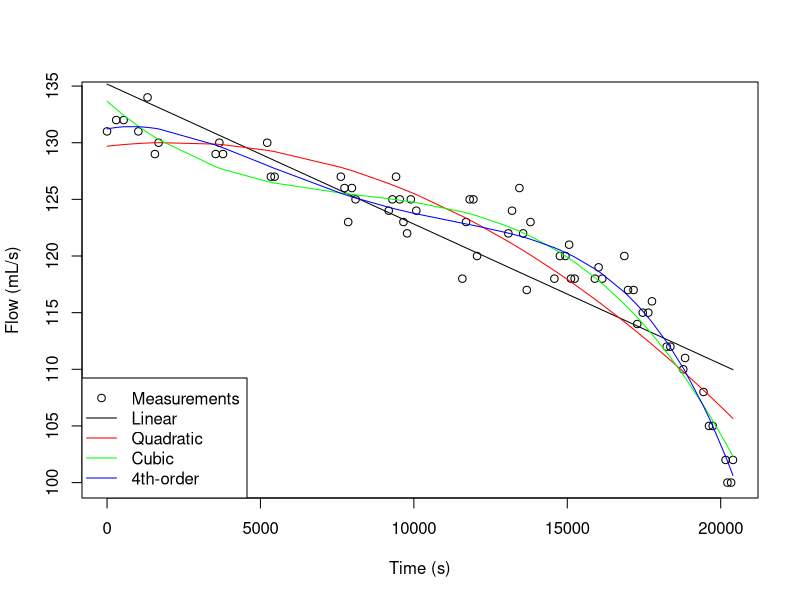

This figure's R source:
# flows in ml/s: 
flow <- c(131, 132, 132, 131, 134, 129, 130, 129, 130, 129, 130, 127, 127, 127, 126, 123, 126, 125, 124, 125, 127, 125, 123, 122, 125, 124, 118, 123, 125, 125, 120, 122, 124, 126, 122, 117, 123, 118, 120, 120, 121, 118, 118, 118, 119, 118, 120, 117, 117, 114, 115, 115, 116, 112, 112, 110, 111, 108, 105, 105, 102, 100, 100, 102)

# times in fractional hrs of day:  
time <- c(12.13333, 12.21667, 12.28333, 12.41667, 12.5, 12.56667, 12.6, 13.11667, 13.15, 13.18333, 13.58333, 13.61667, 13.65, 14.25, 14.28333, 14.31667, 14.35, 14.38333, 14.68333, 14.71667, 14.75, 14.78333, 14.81667, 14.85, 14.88333, 14.93333, 15.35, 15.38333, 15.41667, 15.45, 15.48333, 15.76667, 15.8, 15.86667, 15.9, 15.93333, 15.96667, 16.18333, 16.23333, 16.28333, 16.31667, 16.33333, 16.36667, 16.55, 16.58333, 16.61667, 16.81667, 16.85, 16.9, 16.93333, 16.98333, 17.03333, 17.06667, 17.2, 17.23333, 17.35, 17.36667, 17.53333, 17.58333, 17.61667, 17.73333, 17.75, 17.78333, 17.8)

#flow start time:
t_0 <- 11.59166667

#time at which flume was drained to top of test-array holding basin
t_b <- 16.96666667

#time at which basin was drained
t_f <- 17.825

#polynomial model fits:
fits <- lapply(1:4, function(x) {lm(flow ~ poly(time, x, raw = TRUE))})

#finite integral calculator
poly_fin_integr <- function(model,lim1,lim2) {
  sum(coefficients(model)/(1:length(coefficients(model)))*
        lim2^(1:length(coefficients(model))))-
  sum(coefficients(model)/(1:length(coefficients(model)))*
        lim1^(1:length(coefficients(model))))
}

estimates <- lapply(fits, function(x) poly_fin_integr(x, lim1 = t_0, lim2 = t_b))

#convert from mL/s*h to cubic m: 1 mL/s*h = 3600 mL = 3.6 L = 0.0036 cubic m

estimates <- unlist(estimates)*.0036

names(estimates) <- c("linear", "quadratic", "cubic", "4th order")

time2 <- (time - min(time))*3600

plot(time2, flow, xlab = "Time (s)", ylab = "Flow (mL/s)")
lines(time2, coef(fits[[1]])[1] + coef(fits[[1]])[2]*time)
lines(time2, coef(fits[[2]])[1] + coef(fits[[2]])[2]*time + coef(fits[[2]])[3]*(time^2), col = "red")
lines(time2, coef(fits[[3]])[1] + coef(fits[[3]])[2]*time + coef(fits[[3]])[3]*(time^2) + coef(fits[[3]])[4]*(time^3), col = "green")
lines(time2, coef(fits[[4]])[1] + coef(fits[[4]])[2]*time + coef(fits[[4]])[3]*(time^2) + coef(fits[[4]])[4]*(time^3) + coef(fits[[4]])[5]*(time^4), col = "blue")
legend("bottomleft", 
       legend = c("Measurements","Linear", "Quadratic", "Cubic", "4th-order"),
       col = c("black","black","red","green", "blue"),
       pch = c(1,NA,NA,NA,NA),
       lty = c(NA,1,1,1,1))

estimates
